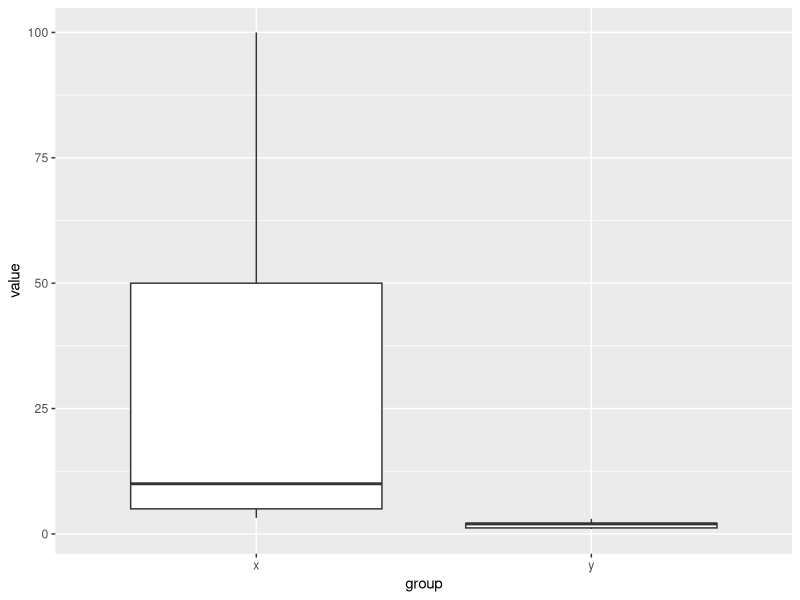
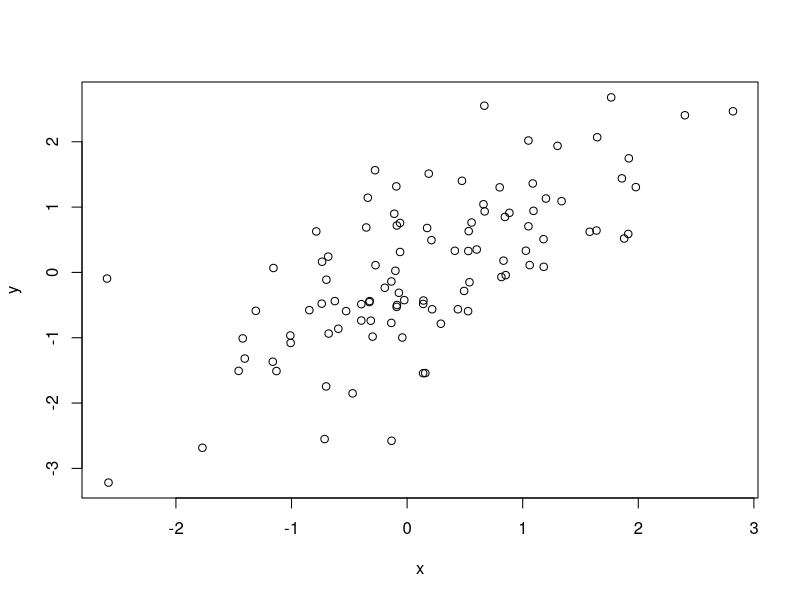

Generate these figures, in order, with R:
#' DESCRIPTION:
#' Script for introductory work

# in-class ----------------------------------------------------------------

#non-parametric tests

library(tidyverse)

x <- c(3.2, 5.0, 10.0, 100, 50)
y <- c(1.0, 3.0, 2.0, 2.1, 1.2)

df_xy <- tibble(group = c(rep("x", length(x)),
                 rep("y", length(y))),
                 value = c(x,y)
       )

df_xy %>% 
  ggplot(aes(x = group,
             y = value)) +
  geom_boxplot()

t.test(x, y)

#non-parametric t-test
wilcox.test(x, y)

#ANOVA for >2 groups assuming normal distribution
aov(weight ~ group, 
    data = PlantGrowth)

#non-parametric ANOVA = kruskal-wallis

kruskal.test(weight ~ group,
             data = PlantGrowth)

#confidence interval
m <- lm(Petal.Length ~ Petal.Width,
        data = iris)

summary(m)

confint(m)

#correlation
x <- rnorm(100, mean = 0, sd = 1)
y <- rnorm(100, mean = 0.8 * x, sd = 1)

plot(x, y)

#parametric correlation = pearson
cor.test(x, y)

#non-parametric correlation = spearman
cor.test(x, y, method = "spearman")

#covariance
cov(x, y)

cov(x, y)/sd(x) * sd(y)
